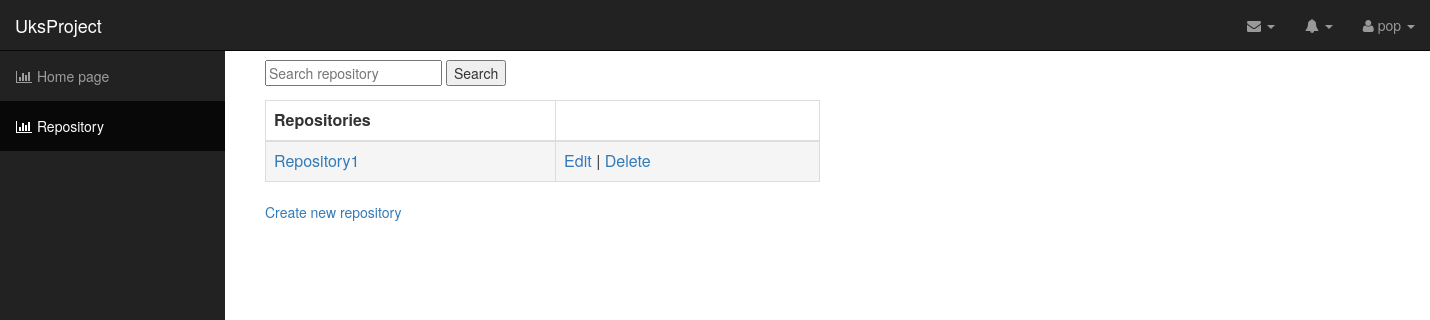
The app's page /repository/ (signed in), older data.
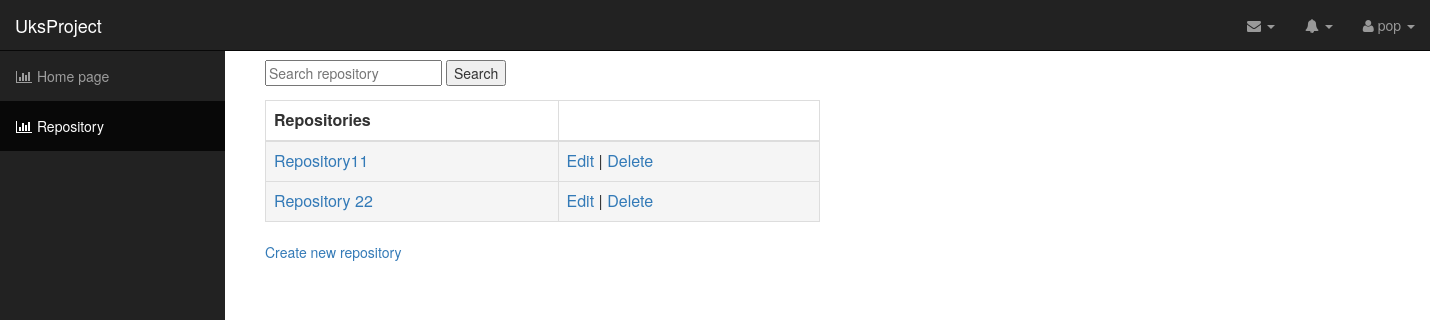
The same page, newer data.
### repository/models.py (models this page shows, shortened)
class Repository(models.Model):
    name = models.CharField(max_length=100)
    description = models.CharField(max_length=100)
    isPrivate = models.BooleanField(default=True)
    contributions = models.ManyToManyField(settings.AUTH_USER_MODEL, related_name='contributions')
    author = models.ForeignKey(settings.AUTH_USER_MODEL, default=1, related_name='author')
    objects = RepositoryManager()

### repository/views.py (the view, shortened to what this page needs)
def repository_list(request):
    today = timezone.now().date()
    queryset_list = Repository.objects.active(request.user)
    request.session['menu'] = 'repository'
    query = request.GET.get("q")
    paginator = Paginator(queryset_list, 8)
    page_request_var = "page"
    page = request.GET.get(page_request_var)
    try:
        queryset = paginator.page(page)
    except PageNotAnInteger:
        queryset = paginator.page(1)
    except EmptyPage:
        queryset = paginator.page(paginator.num_pages)
    repositories = Repository.objects.all()
    res = []
    repositoriesuser = repositories.filter(author=request.user.id)
    if repositoriesuser != None:
        for repos in repositoriesuser:
            res.append(repos)
    for r in repositories:
        for con in r.contributions.all():
            if con == request.user and r not in res:
                res.append(r)
    context = {
        "object_list": res,
        "title": "List",
        "page_request_var": page_request_var,
        "today": today,
    }
    return render(request, "repository_list.html", context)

### repository/models.py (called while the page is built)
    def active(self, user, *args, **kwargs):
        result = super(RepositoryManager, self).filter(author=user.id)
        return result

### templates/repository_list.html
{% extends "base.html" %}
{% block content %}
<form method='GET' action=''>
<input type='text' name='q' placeholder='Search repository' value='{{ request.GET.q }}'/>
<input type='submit' value='Search' />
</form>
 <div class="row">
                    <div class="col-lg-6">
                         <div class="table-responsive">
                            <table class="table table-bordered table-hover table-striped">
                                <thead>
                                    <tr>
                                        <th>Repositories</th>
                                        <th></th>
                                    </tr>
                                </thead>
                                <tbody>
                                  {% for obj in object_list %}
                                    <tr class="active">
                                        <td><a href="/repository/view/{{ obj.id }}">{{obj.name}}</a></td>
                                        <td>
                                            <a href="/repository/edit/{{ obj.id }}">Edit</a> |
                                            <a href="#">Delete</a>
                                        </td>
                                    </tr>
                                  {% endfor %}
                                </tbody>
                            </table>
                        </div>
                    </div>
     </div>
 <a href="/repository/new">Create new repository</a>
{% endblock content %}

### templates/base.html (shortened to what this page needs)
{% load staticfiles %}
<html>
<head>
    <link rel='stylesheet' href='{% static "css/bootstrap.css" %}' />
    <link href='{% static "css/sb-admin.css" %}' rel="stylesheet">
    <link href='{% static "css/plugins/morris.css" %}' rel="stylesheet">
    <link href='{% static "font-awesome/css/font-awesome.min.css" %}' rel="stylesheet" type="text/css">
</head>
<body>
<div id="wrapper">
        <nav class="navbar navbar-inverse navbar-fixed-top" role="navigation">
            <div class="navbar-header">
                <a class="navbar-brand" href="index.html">UksProject</a>
            </div>
            <ul class="nav navbar-right top-nav">
                <li class="dropdown">
                    <a href="#" class="dropdown-toggle" data-toggle="dropdown"><i class="fa fa-envelope"></i> <b class="caret"></b></a>
                </li>
                <li class="dropdown">
                    <a href="#" class="dropdown-toggle" data-toggle="dropdown"><i class="fa fa-bell"></i> <b class="caret"></b></a>
                </li>
                <li class="dropdown">
                    <a href="#" class="dropdown-toggle" data-toggle="dropdown"><i class="fa fa-user"></i>  {{user}} <b class="caret"></b></a>
                </li>
            </ul>
            <div class="collapse navbar-collapse navbar-ex1-collapse">
                <ul class="nav navbar-nav side-nav">
                    {%if request.session.menu == "home" %}
                    <li class="active">
                        <a href="/"><i class="fa fa-fw fa-dashboard"></i> Home page</a>
                    </li>
                     {%else%}
                     <li >
                        <a href="/"><i class="fa fa-fw fa-bar-chart-o"></i> Home page</a>
                    </li>
                    {%endif%}
                    {%if request.session.menu == "repository" %}
                    <li class="active">
                        <a href="/repository"><i class="fa fa-fw fa-bar-chart-o"></i> Repository</a>
                    </li>
                    {%else%}
                     <li >
                        <a href="/repository"><i class="fa fa-fw fa-bar-chart-o"></i> Repository</a>
                    </li>
                    {%endif%}
                </ul>
            </div>
        </nav>
        <div id="page-wrapper">
            <div class="container-fluid">
                <div class='container'>
                    {% block content %}
                    {% endblock content %}
                </div>
            </div>
        </div>
    </div>
</body>
</html>

### static/css/sb-admin.css (style rules this page uses)
body { margin-top: 100px; background-color: #222; }
@media (min-width:768px) { body { margin-top: 50px; } }
#wrapper { padding-left: 0; }
#page-wrapper { width: 100%; padding: 0; background-color: #fff; }
@media (min-width:768px) { #wrapper { padding-left: 225px; } }
@media (min-width:768px) { #page-wrapper { padding: 10px; } }
.top-nav { padding: 0 15px; }
.top-nav>li { display: inline-block; float: left; }
.top-nav>li>a { padding-top: 15px; padding-bottom: 15px; line-height: 20px; color: #999; }
@media (min-width:768px) { .side-nav { position: fixed; top: 51px; left: 225px; width: 225px; margin-left: -225px; border: none; border-radius: 0; overflow-y: auto; background-color: #222; bottom: 0; overflow-x: hidden; padding-bottom: 40px; } }
@media (min-width:768px) { .side-nav>li>a { width: 225px; } }

Row changes from the older to the newer data that the page shows:
changed Repository: name "Repository1" → "Repository11"
added Repository: name "Repository 22"
